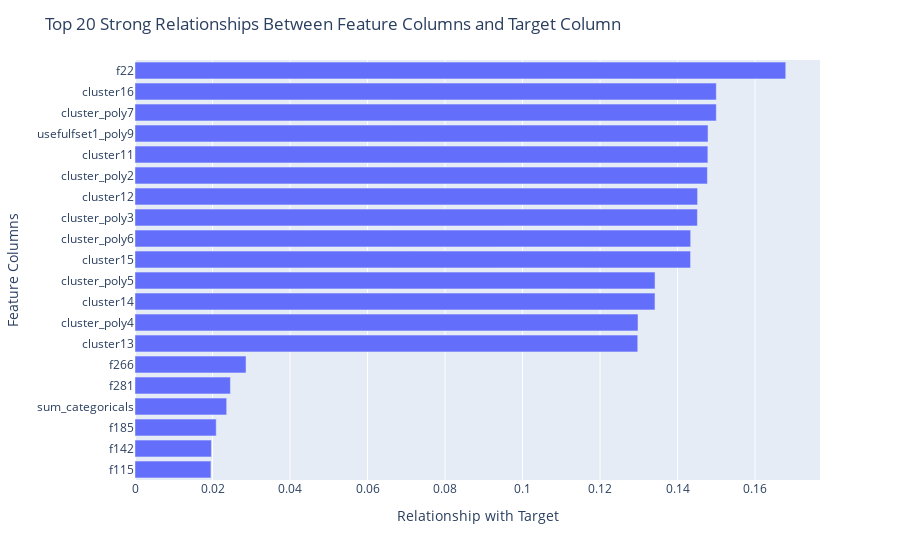

The cell this chart's notebook holds for it:
### Code cell
import plotly.figure_factory as ff
import plotly.express as px

top = 20
fig = px.bar(mi_scores, x=mi_scores.values[:top], y=mi_scores.index[:top])
fig.update_layout(
    title=f"Top {top} Strong Relationships Between Feature Columns and Target Column",
    xaxis_title="Relationship with Target",
    yaxis_title="Feature Columns",
    yaxis={'categoryorder':'total ascending'},
    colorway=["blue"]
)
fig.show()

### Figure 1 — Plotly figure (JSON) as saved in the notebook; plotly's stock layout.template omitted (floating-point values rounded to 4 significant figures)
{"data": [{"alignmentgroup": "True", "hovertemplate": "x=%{x}<br>y=%{y}<extra></extra>", "legendgroup": "", "marker": {"color": "#636efa", "pattern": {"shape": ""}}, "name": "", "offsetgroup": "", "orientation": "h", "showlegend": false, "textposition": "auto", "type": "bar", "x": [0.1679, 0.15, 0.15, 0.1479, 0.1478, 0.1477, 0.1452, 0.1451, 0.1434, 0.1434, 0.1342, 0.1342, 0.1298, 0.1297, 0.02865, 0.02462, 0.02366, 0.02096, 0.01972, 0.0196], "xaxis": "x", "y": ["f22", "cluster_poly7", "cluster16", "usefulfset1_poly9", "cluster11", "cluster_poly2", "cluster12", "cluster_poly3", "cluster_poly6", "cluster15", "cluster_poly5", "cluster14", "cluster_poly4", "cluster13", "f266", "f281", "sum_categoricals", "f185", "f142", "f115"], "yaxis": "y"}], "layout": {"barmode": "relative", "colorway": ["blue"], "legend": {"tracegroupgap": 0}, "margin": {"t": 60}, "title": {"text": "Top 20 Strong Relationships Between Feature Columns and Target Column"}, "xaxis": {"anchor": "y", "domain": [0, 1], "title": {"text": "Relationship with Target"}}, "yaxis": {"anchor": "x", "categoryorder": "total ascending", "domain": [0, 1], "title": {"text": "Feature Columns"}}}}
